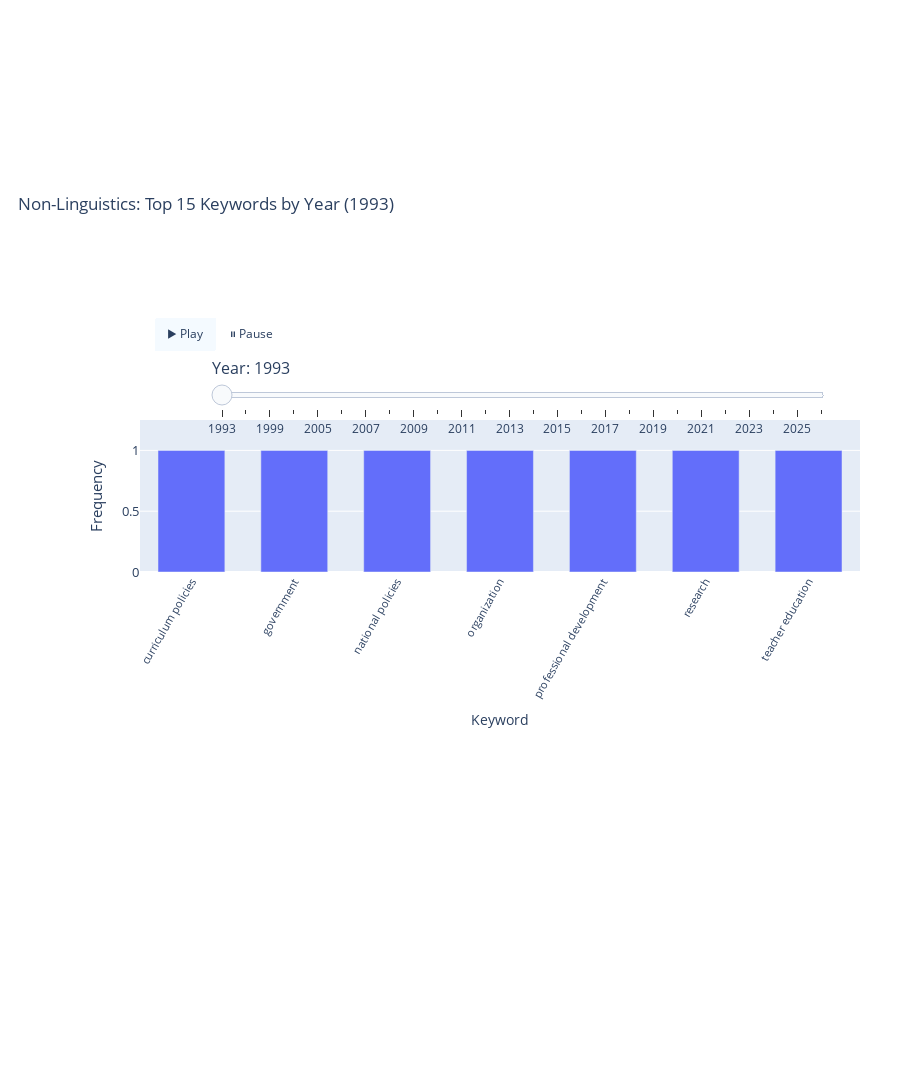

This figure's notebook cell:
### Code cell
import pandas as pd
import re
import plotly.graph_objects as go

# ====== 显示&布局参数（与上图一致，保持风格统一） ======
TOP_N = 15
X_TICKANGLE = -60
X_TICKFONT_SIZE = 11
Y_TICKFONT_SIZE = 13
Y_TITLEFONT_SIZE = 15
FIG_HEIGHT = 1400
LEFT_MARGIN = 140
RIGHT_MARGIN = 40
TOP_MARGIN = 420
BOTTOM_MARGIN = 520
BARGAP = 0.35
Y_MARGIN_RATIO = 1.25
PLAYBTN_Y   = 1.72
SLIDER_X    = 0.10
SLIDER_Y    = 1.44
SLIDER_LEN  = 0.86
PLAY_FRAME_MS = 800
PLAY_TRANS_MS = 200
# ===============================================

# 1) 读数据
df = pd.read_csv("cexr.csv")

# 2) 标记 Linguistics 类别
df["is_linguistics"] = df["WoS Categories"].astype(str).str.contains(
    r"\blinguistics\b|\blanguage and linguistics\b", case=False, regex=True, na=False
)

# 3) 仅保留 Non-Linguistics 组，拆分关键词
sub = df[~df["is_linguistics"]].copy()
sub = sub[["Publication Year", "Author Keywords"]].dropna(subset=["Author Keywords"])
sub["Publication Year"] = pd.to_numeric(sub["Publication Year"], errors="coerce")

def split_keywords(s: str):
    return [p.strip().lower() for p in re.split(r"[;,\|/]+", str(s)) if p.strip()]

sub["keyword"] = sub["Author Keywords"].apply(split_keywords)
sub = sub.explode("keyword").dropna(subset=["keyword", "Publication Year"])

# 4) 每年每关键词频次
counts = sub.groupby(["Publication Year", "keyword"]).size().reset_index(name="freq")
years = sorted(counts["Publication Year"].dropna().unique())
frames = []
initial_year = int(years[0]) if len(years) else None

for yr in years:
    yri = int(yr)
    year_df = counts[counts["Publication Year"] == yr].sort_values("freq", ascending=False).head(TOP_N)
    x_keywords = year_df["keyword"].tolist()
    y_vals     = year_df["freq"].clip(lower=0).tolist()
    ymax = (max([0] + y_vals) * Y_MARGIN_RATIO) or 1.0

    frames.append(
        go.Frame(
            name=str(yri),
            data=[go.Bar(x=x_keywords, y=y_vals, name="Non-Linguistics")],
            layout=go.Layout(
                title_text=f"Non-Linguistics: Top {TOP_N} Keywords by Year ({yri})",
                xaxis=dict(categoryorder="array", categoryarray=x_keywords,
                           tickangle=X_TICKANGLE, tickfont=dict(size=X_TICKFONT_SIZE),
                           ticklabelposition="outside bottom", automargin=True),
                yaxis=dict(range=[0, ymax], title="Frequency",
                           tickfont=dict(size=Y_TICKFONT_SIZE), titlefont=dict(size=Y_TITLEFONT_SIZE),
                           automargin=True)
            )
        )
    )

# 5) 初始图
fig_nonling = go.Figure()
if initial_year is not None:
    init = [f for f in frames if f.name == str(initial_year)][0]
    for tr in init.data: fig_nonling.add_trace(tr)
    title_text = init.layout.title.text
    init_x = init.data[0]["x"] if len(init.data) > 0 else []
    init_ymax = init.layout.yaxis.range[1]
else:
    fig_nonling.add_trace(go.Bar(x=[], y=[], name="Non-Linguistics"))
    title_text, init_x, init_ymax = f"Non-Linguistics: Top {TOP_N} Keywords by Year", [], 10
fig_nonling.frames = frames

# 6) 年份滑块 + 播放键
steps = [dict(method="animate",
              args=[[str(int(y))], dict(mode="immediate", frame=dict(duration=0, redraw=True), transition=dict(duration=0))],
              label=str(int(y))) for y in years]
sliders = [dict(active=0, x=SLIDER_X, y=SLIDER_Y, len=SLIDER_LEN, xanchor="left", yanchor="top",
                pad={"t":0,"b":0}, currentvalue={"prefix":"Year: ","font":{"size":16}}, steps=steps)]
play_buttons = dict(type="buttons", direction="right", x=0.02, y=PLAYBTN_Y, xanchor="left", yanchor="top",
                    pad={"r":12,"t":6}, showactive=True, bgcolor="rgba(0,0,0,0)", bordercolor="rgba(0,0,0,0)",
                    buttons=[
                        dict(label="▶ Play",  method="animate",
                             args=[None, dict(fromcurrent=True, frame=dict(duration=PLAY_FRAME_MS, redraw=True),
                                              transition=dict(duration=PLAY_TRANS_MS))]),
                        dict(label="⏸ Pause", method="animate",
                             args=[[None], dict(mode="immediate", frame=dict(duration=0, redraw=False),
                                                transition=dict(duration=0))])
                    ])

# 7) 布局
fig_nonling.update_layout(
    title=dict(text=title_text, x=0.02, xanchor="left"),
    xaxis=dict(tickangle=X_TICKANGLE, tickfont=dict(size=X_TICKFONT_SIZE),
               ticklabelposition="outside bottom", title="Keyword",
               categoryorder="array", categoryarray=init_x, automargin=True),
    yaxis=dict(title="Frequency", tickfont=dict(size=Y_TICKFONT_SIZE),
               titlefont=dict(size=Y_TITLEFONT_SIZE), range=[0, init_ymax], automargin=True),
    showlegend=False, barmode="group", bargap=BARGAP,
    height=FIG_HEIGHT,
    margin=dict(l=LEFT_MARGIN, r=RIGHT_MARGIN, t=TOP_MARGIN, b=BOTTOM_MARGIN),
    sliders=sliders, updatemenus=[play_buttons]
)

fig_nonling.show()
# 可选：保存为HTML
# fig_nonling.write_html("fig_nonling.html", include_plotlyjs="cdn", full_html=True)

### Figure 1 — Plotly figure (JSON) as saved in the notebook; plotly's stock layout.template omitted (floating-point values rounded to 4 significant figures)
{"data": [{"name": "Non-Linguistics", "type": "bar", "x": ["curriculum policies", "government", "national policies", "organization", "professional development", "research", "teacher education"], "y": [1, 1, 1, 1, 1, 1, 1]}], "layout": {"bargap": 0.35, "barmode": "group", "height": 1400, "margin": {"b": 520, "l": 140, "r": 40, "t": 420}, "showlegend": false, "sliders": [{"active": 0, "currentvalue": {"font": {"size": 16}, "prefix": "Year: "}, "len": 0.86, "pad": {"b": 0, "t": 0}, "steps": [{"args": [["1993"], {"frame": {"duration": 0, "redraw": true}, "mode": "immediate", "transition": {"duration": 0}}], "label": "1993", "method": "animate"}, {"args": [["1997"], {"frame": {"duration": 0, "redraw": true}, "mode": "immediate", "transition": {"duration": 0}}], "label": "1997", "method": "animate"}, {"args": [["1999"], {"frame": {"duration": 0, "redraw": true}, "mode": "immediate", "transition": {"duration": 0}}], "label": "1999", "method": "animate"}, {"args": [["2002"], {"frame": {"duration": 0, "redraw": true}, "mode": "immediate", "transition": {"duration": 0}}], "label": "2002", "method": "animate"}, {"args": [["2005"], {"frame": {"duration": 0, "redraw": true}, "mode": "immediate", "transition": {"duration": 0}}], "label": "2005", "method": "animate"}, {"args": [["2006"], {"frame": {"duration": 0, "redraw": true}, "mode": "immediate", "transition": {"duration": 0}}], "label": "2006", "method": "animate"}, {"args": [["2007"], {"frame": {"duration": 0, "redraw": true}, "mode": "immediate", "transition": {"duration": 0}}], "label": "2007", "method": "animate"}, {"args": [["2008"], {"frame": {"duration": 0, "redraw": true}, "mode": "immediate", "transition": {"duration": 0}}], "label": "2008", "method": "animate"}, {"args": [["2009"], {"frame": {"duration": 0, "redraw": true}, "mode": "immediate", "transition": {"duration": 0}}], "label": "2009", "method": "animate"}, {"args": [["2010"], {"frame": {"duration": 0, "redraw": true}, "mode": "immediate", "transition": {"duration": 0}}], "label": "2010", "method": "animate"}, {"args": [["2011"], {"frame": {"duration": 0, "redraw": true}, "mode": "immediate", "transition": {"duration": 0}}], "label": "2011", "method": "animate"}, {"args": [["2012"], {"frame": {"duration": 0, "redraw": true}, "mode": "immediate", "transition": {"duration": 0}}], "label": "2012", "method": "animate"}, {"args": [["2013"], {"frame": {"duration": 0, "redraw": true}, "mode": "immediate", "transition": {"duration": 0}}], "label": "2013", "method": "animate"}, {"args": [["2014"], {"frame": {"duration": 0, "redraw": true}, "mode": "immediate", "transition": {"duration": 0}}], "label": "2014", "method": "animate"}, {"args": [["2015"], {"frame": {"duration": 0, "redraw": true}, "mode": "immediate", "transition": {"duration": 0}}], "label": "2015", "method": "animate"}, {"args": [["2016"], {"frame": {"duration": 0, "redraw": true}, "mode": "immediate", "transition": {"duration": 0}}], "label": "2016", "method": "animate"}, {"args": [["2017"], {"frame": {"duration": 0, "redraw": true}, "mode": "immediate", "transition": {"duration": 0}}], "label": "2017", "method": "animate"}, {"args": [["2018"], {"frame": {"duration": 0, "redraw": true}, "mode": "immediate", "transition": {"duration": 0}}], "label": "2018", "method": "animate"}, {"args": [["2019"], {"frame": {"duration": 0, "redraw": true}, "mode": "immediate", "transition": {"duration": 0}}], "label": "2019", "method": "animate"}, {"args": [["2020"], {"frame": {"duration": 0, "redraw": true}, "mode": "immediate", "transition": {"duration": 0}}], "label": "2020", "method": "animate"}, {"args": [["2021"], {"frame": {"duration": 0, "redraw": true}, "mode": "immediate", "transition": {"duration": 0}}], "label": "2021", "method": "animate"}, {"args": [["2022"], {"frame": {"duration": 0, "redraw": true}, "mode": "immediate", "transition": {"duration": 0}}], "label": "2022", "method": "animate"}, {"args": [["2023"], {"frame": {"duration": 0, "redraw": true}, "mode": "immediate", "transition": {"duration": 0}}], "label": "2023", "method": "animate"}, {"args": [["2024"], {"frame": {"duration": 0, "redraw": true}, "mode": "immediate", "transition": {"duration": 0}}], "label": "2024", "method": "animate"}, {"args": [["2025"], {"frame": {"duration": 0, "redraw": true}, "mode": "immediate", "transition": {"duration": 0}}], "label": "2025", "method": "animate"}, {"args": [["2026"], {"frame": {"duration": 0, "redraw": true}, "mode": "immediate", "transition": {"duration": 0}}], "label": "2026", "method": "animate"}], "x": 0.1, "xanchor": "left", "y": 1.44, "yanchor": "top"}], "title": {"text": "Non-Linguistics: Top 15 Keywords by Year (1993)", "x": 0.02, "xanchor": "left"}, "updatemenus": [{"bgcolor": "rgba(0,0,0,0)", "bordercolor": "rgba(0,0,0,0)", "buttons": [{"args": [null, {"frame": {"duration": 800, "redraw": true}, "fromcurrent": true, "transition": {"duration": 200}}], "label": "▶ Play", "method": "animate"}, {"args": [[null], {"frame": {"duration": 0, "redraw": false}, "mode": "immediate", "transition": {"duration": 0}}], "label": "⏸ Pause", "method": "animate"}], "direction": "right", "pad": {"r": 12, "t": 6}, "showactive": true, "type": "buttons", "x": 0.02, "xanchor": "left", "y": 1.72, "yanchor": "top"}], "xaxis": {"automargin": true, "categoryarray": ["curriculum policies", "government", "national policies", "organization", "professional development", "research", "teacher education"], "categoryorder": "array", "tickangle": -60, "tickfont": {"size": 11}, "ticklabelposition": "outside bottom", "title": {"text": "Keyword"}}, "yaxis": {"automargin": true, "range": [0, 1.25], "tickfont": {"size": 13}, "title": {"font": {"size": 15}, "text": "Frequency"}}}}
